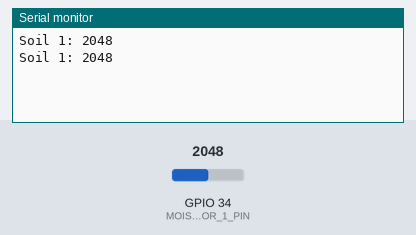
Bench run of a sketch on a simulated ESP32. Parts: the last lines printed to the serial monitor. The inputs (shaded band) are chosen by the test bench; at power-on: GPIO 34 (MOISTURE_SENSOR_1_PIN) = 2048.

Above: at 2.8 s.
2.9 s: GPIO 34 (MOISTURE_SENSOR_1_PIN) set to 2866
At 4.4 s:
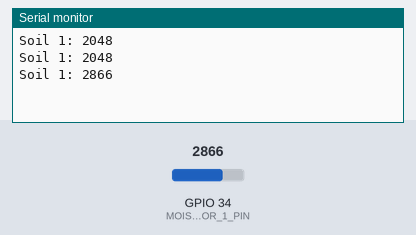
5.6 s: GPIO 34 (MOISTURE_SENSOR_1_PIN) set to 3603
At 7.2 s:
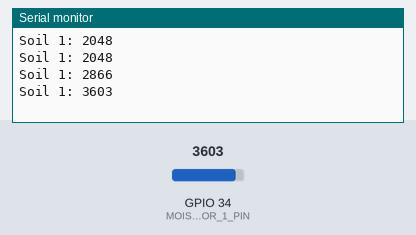
Timing chart, 0 to 8.7 s (numbered marks = the images above; inputs shaded):
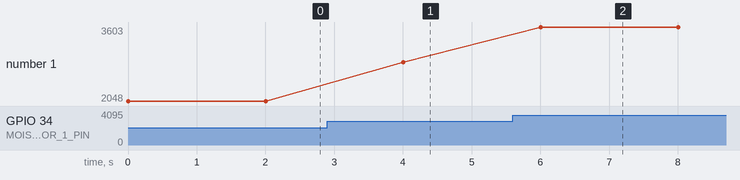

Measured:
- after the input at 2.9 s, the serial monitor: prints a new line after 1.1 s (image 1)
- after the input at 5.6 s, the serial monitor: prints a new line after 0.40 s (image 2)
- plotted number 1: 2048 → 2866 after the input at 2.9 s, 2866 → 3603 after the input at 5.6 s

The sketch:

transmitter1.ino
```cpp
#include <esp_now.h>
#include <WiFi.h>

#define MOISTURE_SENSOR_1_PIN 34


typedef struct struct_message {
    int moisture1;
} struct_message;

struct_message soilData;
uint8_t receiverAddress[] = {0xCC, 0x7B, 0x5C, 0xFD, 0x39, 0xC8};  // Receiver MAC address

void setup() {
  Serial.begin(115200);
  WiFi.mode(WIFI_STA);

  // Initialize ESP-NOW
  if (esp_now_init() != ESP_OK) {
    Serial.println("Error initializing ESP-NOW");
    return;
  }

  // Register the receiver peer
  esp_now_peer_info_t peerInfo;
  memcpy(peerInfo.peer_addr, receiverAddress, 6);
  peerInfo.channel = 0;
  peerInfo.encrypt = false;

  if (esp_now_add_peer(&peerInfo) != ESP_OK) {
    Serial.println("Failed to add peer");
    return;
  }
}

void loop() {
  // Read soil moisture data
  soilData.moisture1 = analogRead(MOISTURE_SENSOR_1_PIN);


  // Send soil moisture data to receiver
  esp_now_send(receiverAddress, (uint8_t *) &soilData, sizeof(soilData));

  // Print data for debugging
  Serial.print("Soil 1: ");
  Serial.println(soilData.moisture1);

  delay(2000);  // Send data every 2 seconds
}
```
